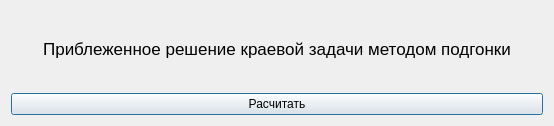
<?xml version="1.0" encoding="UTF-8"?>
<ui version="4.0">
 <class>Lab5</class>
 <widget class="QDialog" name="Lab5">
  <property name="geometry">
   <rect>
    <x>0</x>
    <y>0</y>
    <width>554</width>
    <height>126</height>
   </rect>
  </property>
  <property name="windowTitle">
   <string>Lab5</string>
  </property>
  <layout class="QGridLayout" name="gridLayout">
   <item row="0" column="0">
    <layout class="QVBoxLayout" name="verticalLayout">
     <item>
      <widget class="QLabel" name="label">
       <property name="font">
        <font>
         <pointsize>13</pointsize>
        </font>
       </property>
       <property name="text">
        <string>Приблеженное решение краевой задачи методом подгонки</string>
       </property>
       <property name="alignment">
        <set>Qt::AlignCenter</set>
       </property>
      </widget>
     </item>
     <item>
      <widget class="QPushButton" name="pushButton">
       <property name="text">
        <string>Расчитать</string>
       </property>
      </widget>
     </item>
    </layout>
   </item>
  </layout>
 </widget>
 <layoutdefault spacing="6" margin="11"/>
 <resources/>
 <connections/>
</ui>
